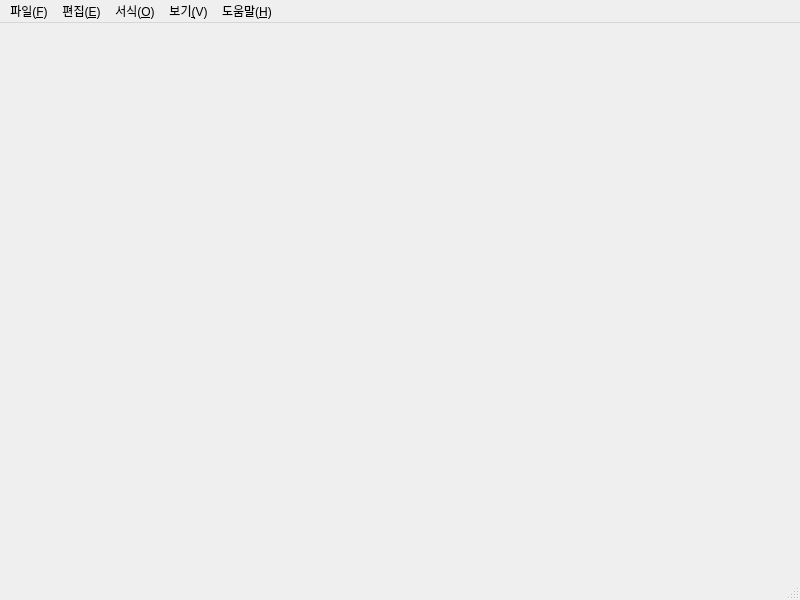
<?xml version="1.0" encoding="UTF-8"?>
<ui version="4.0">
 <class>MainWindow</class>
 <widget class="QMainWindow" name="MainWindow">
  <property name="geometry">
   <rect>
    <x>0</x>
    <y>0</y>
    <width>800</width>
    <height>600</height>
   </rect>
  </property>
  <property name="windowTitle">
   <string>MainWindow</string>
  </property>
  <widget class="QWidget" name="centralwidget"/>
  <widget class="QMenuBar" name="menubar">
   <property name="geometry">
    <rect>
     <x>0</x>
     <y>0</y>
     <width>800</width>
     <height>22</height>
    </rect>
   </property>
   <widget class="QMenu" name="menu_F">
    <property name="title">
     <string>파일(&amp;F)</string>
    </property>
    <addaction name="action_N"/>
    <addaction name="action_W"/>
    <addaction name="action_O"/>
    <addaction name="action_S"/>
    <addaction name="action_A"/>
    <addaction name="separator"/>
    <addaction name="action_U"/>
    <addaction name="action_P"/>
    <addaction name="separator"/>
    <addaction name="action_X"/>
   </widget>
   <widget class="QMenu" name="menu_E">
    <property name="title">
     <string>편집(&amp;E)</string>
    </property>
    <addaction name="action_U_2"/>
    <addaction name="separator"/>
    <addaction name="action_T"/>
    <addaction name="action_C"/>
    <addaction name="action_P_2"/>
    <addaction name="action_L"/>
    <addaction name="separator"/>
    <addaction name="actionBing_S"/>
    <addaction name="action_F"/>
    <addaction name="action_N_2"/>
    <addaction name="action_V"/>
    <addaction name="action_R"/>
    <addaction name="action_G"/>
    <addaction name="separator"/>
    <addaction name="action_A_2"/>
    <addaction name="action_D"/>
   </widget>
   <widget class="QMenu" name="menu_O">
    <property name="title">
     <string>서식(&amp;O)</string>
    </property>
    <addaction name="action_W_2"/>
    <addaction name="action_F_2"/>
   </widget>
   <widget class="QMenu" name="menu_V">
    <property name="title">
     <string>보기&amp;(V)</string>
    </property>
    <widget class="QMenu" name="menu">
     <property name="title">
      <string>확대하기/축소하기</string>
     </property>
     <addaction name="action_I"/>
     <addaction name="action_O_2"/>
     <addaction name="action_8"/>
    </widget>
    <addaction name="menu"/>
    <addaction name="action_S_checkable"/>
   </widget>
   <widget class="QMenu" name="menu_H">
    <property name="title">
     <string>도움말(&amp;H)</string>
    </property>
    <addaction name="action_H"/>
    <addaction name="action_F_3"/>
    <addaction name="separator"/>
    <addaction name="action_A_3"/>
   </widget>
   <addaction name="menu_F"/>
   <addaction name="menu_E"/>
   <addaction name="menu_O"/>
   <addaction name="menu_V"/>
   <addaction name="menu_H"/>
  </widget>
  <widget class="QStatusBar" name="statusbar"/>
  <action name="action_N">
   <property name="text">
    <string>새로 만들기(&amp;N)</string>
   </property>
  </action>
  <action name="action_W">
   <property name="text">
    <string>새 창(&amp;W)</string>
   </property>
  </action>
  <action name="action_O">
   <property name="text">
    <string>열기(&amp;O)...</string>
   </property>
  </action>
  <action name="action_S">
   <property name="text">
    <string>저장(&amp;S)</string>
   </property>
  </action>
  <action name="action_A">
   <property name="text">
    <string>다른 이름으로 저장(&amp;A)...</string>
   </property>
  </action>
  <action name="action_U">
   <property name="text">
    <string>페이지 설정(&amp;U)...</string>
   </property>
  </action>
  <action name="action_P">
   <property name="text">
    <string>인쇄(&amp;P)...</string>
   </property>
  </action>
  <action name="action_X">
   <property name="text">
    <string>끝내기(&amp;X)</string>
   </property>
  </action>
  <action name="action_U_2">
   <property name="text">
    <string>실행 취소(&amp;U)</string>
   </property>
  </action>
  <action name="action_T">
   <property name="text">
    <string>잘라내기(&amp;T)</string>
   </property>
  </action>
  <action name="action_C">
   <property name="text">
    <string>복사(&amp;C)</string>
   </property>
  </action>
  <action name="action_P_2">
   <property name="text">
    <string>붙여넣기(&amp;P)</string>
   </property>
  </action>
  <action name="action_L">
   <property name="text">
    <string>삭제(&amp;L)</string>
   </property>
  </action>
  <action name="actionBing_S">
   <property name="text">
    <string>Bing으로 검색(&amp;S)...</string>
   </property>
  </action>
  <action name="action_F">
   <property name="text">
    <string>찾기(&amp;F)...</string>
   </property>
  </action>
  <action name="action_N_2">
   <property name="text">
    <string>다음 찾기(&amp;N)</string>
   </property>
  </action>
  <action name="action_V">
   <property name="text">
    <string>이전 찾기(&amp;V)</string>
   </property>
  </action>
  <action name="action_R">
   <property name="text">
    <string>바꾸기(&amp;R)...</string>
   </property>
  </action>
  <action name="action_G">
   <property name="text">
    <string>이동(&amp;G)...</string>
   </property>
  </action>
  <action name="action_A_2">
   <property name="text">
    <string>모두 선택(&amp;A)</string>
   </property>
  </action>
  <action name="action_D">
   <property name="text">
    <string>시간/날짜(&amp;D)</string>
   </property>
  </action>
  <action name="action_W_2">
   <property name="text">
    <string>자동 줄 바꿈(&amp;W)</string>
   </property>
  </action>
  <action name="action_F_2">
   <property name="text">
    <string>글꼴(&amp;F)...</string>
   </property>
  </action>
  <action name="action_I">
   <property name="text">
    <string>확대(&amp;I)</string>
   </property>
  </action>
  <action name="action_O_2">
   <property name="text">
    <string>축소(&amp;O)</string>
   </property>
  </action>
  <action name="action_8">
   <property name="text">
    <string>확대하기/축소하기 기본값 복원</string>
   </property>
  </action>
  <action name="action_S_checkable">
   <property name="checkable">
    <bool>true</bool>
   </property>
   <property name="checked">
    <bool>true</bool>
   </property>
   <property name="text">
    <string>상태 표시줄(&amp;S)</string>
   </property>
  </action>
  <action name="action_H">
   <property name="text">
    <string>도움말 보기(&amp;H)</string>
   </property>
  </action>
  <action name="action_F_3">
   <property name="text">
    <string>피드백 보내기(&amp;F)</string>
   </property>
  </action>
  <action name="action_A_3">
   <property name="text">
    <string>메모장 정보(&amp;A)</string>
   </property>
  </action>
 </widget>
 <resources/>
 <connections/>
</ui>
